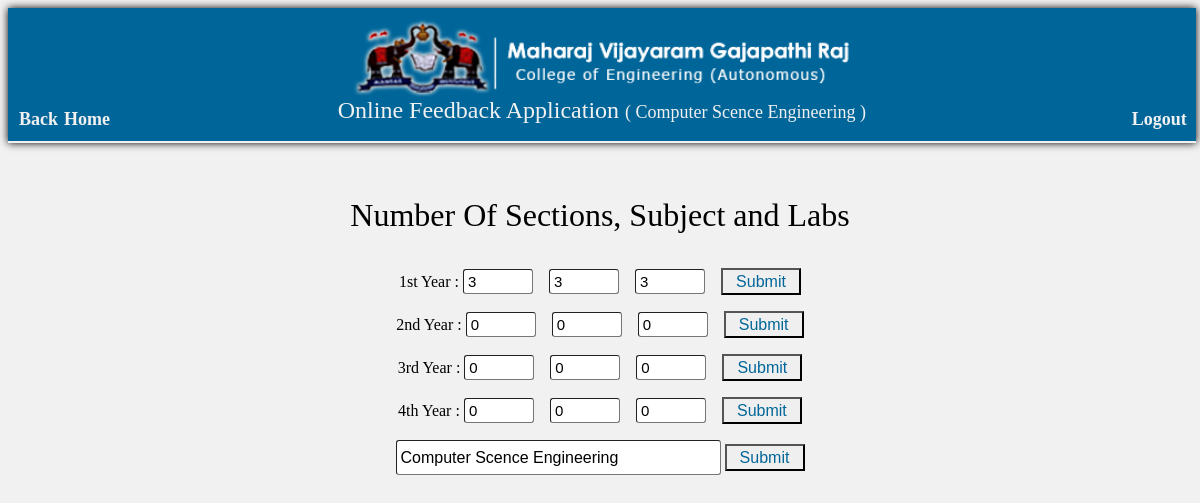
Page /decide_section.php (signed in) on the committed database.
### tables this page shows
CREATE TABLE IF NOT EXISTS `year_structure` (
  `year_no` int(11) DEFAULT NULL,
  `regulation` varchar(5) DEFAULT NULL,
  `semester` int(11) DEFAULT NULL,
  `no_of_sec` int(11) DEFAULT NULL,
  `no_of_sub` int(11) DEFAULT NULL,
  `no_of_labs` int(11) DEFAULT NULL
);

### decide_section.php (the view, shortened to what this page needs)
<html>
<head>
  <header>
  <center>
	 <img src='logo.jpg' width='500' height='80' style='border-radius:2px;'/> <br>
	 <font color='#f1f1f1'  size='5' style='cursor:default;' >Online Feedback Application </font>
	  <?php
		 $dep=$_SESSION['dep'];
	  echo "<font color='#f1f1f1'  size='4' style='cursor:default;' > ( $dep )</font><br>";
	  ?>
	  </center>
	  <a href='structure_year.php' style="position:relative; top:-15px; left:2px; color:#f1f1f1;"><font size="4"><b>Back</b></font></a>
	  <a href='home.php' style="position:relative; top:-15px; left:4px;  color:#f1f1f1;"><font size="4"><b>Home</b></font></a>
      <a href='logout.php' style="position:relative; top:-15px; float:right; color:#f1f1f1;"><font size="4"><b>Logout</b></font></a>
	</header>
</head>
<body>
	  <br><br><br>
	  <center>
	  <font size="6" style='cursor:default;'>Number Of Sections, Subject and Labs</font><br><br>
		 <?php
          $link = mysqli_connect('localhost', 'root', '', 'feedback');
		    $i=1;
			while($i<=$_SESSION['struct_year'])
			{
			  if($i==1)
				  $replace='1st';
			  else if($i==2)
				  $replace='2nd';
			  else if($i==3)
				  $replace='3rd';
			  else if($i==4)
				  $replace='4th';
			  $subreplace=$i;
			  $replace_sec=$replace.'_section';
			  $replace_subject=$replace.'_subject';
			  $replace_lab=$replace.'_lab';
			  $result=mysqli_query($link,"select no_of_sec,no_of_sub,no_of_labs from year_structure where year_no=$i;");
			  $final=mysqli_fetch_array($result);
			     echo "<form name='send' method='post' action='update_structure.php'>";
			     echo "<p style='cursor:default;' >$replace Year : <input type='text' name=$replace_sec style='width:70px; height:25px;' placeholder='Sections' value=$final[0] required/>    <input type='text' name=$replace_subject style='width:70px; height:25px;' placeholder='Subjects' value=$final[1] required/>    <input type='text' name=$replace_lab style='width:70px; height:25px;' placeholder='Labs' value=$final[2] required/>    <input type='submit' name=$subreplace value='Submit' style='cursor:pointer; color:#006699; '/></p>";
			     echo "</form>";
			  $i=$i+1;
			}
			$query="select dept from login_details;";
			$result=mysqli_query($link,$query);
			$deeep=mysqli_fetch_row($result);
			echo "<form name='dept_sub' method='POST' action='changedept.php' ><input type='text' name='department' value=\"".$deeep[0]."\" placeholder='Department Name'
			style='width:325px; height:35px; border-width: 1px;
                    padding: 4px;
                    font-size: 16px;
                    border-radius: 3px;'/> <input type='submit' name='dep_sub' value='Submit' style='cursor:pointer; color:#006699; ' /></form>";
		 ?>
		</center>
</body>
</html>

### mystyle.css (style rules this page uses)
body { background-color:#f1f1f1; min-width:750px; min-height:400px; overflow-y:auto; }
header { background-color:#006699; padding:9px; width:98.8%; height:115px; top:0px; position:relative; box-shadow:0px 0px 8px black; border-bottom: 2px solid #f1f1f1; left:0px; }
input[type='text'],input[type='password'] { border-width: 1px; padding: 4px; font-size: 15px; border-radius: 3px; width: 170px; height: 30px; }
input[type='submit'],input[type='reset'] { border-width: 2px; width:80px; height:27px; font-size: 16px; color: #0000A0; cursor:default; }
a { text-decoration:none; color: #0000A0; }
p { white-space: pre; }

### rows in the picture
year_structure: no_of_sec "3", no_of_sub "3", no_of_labs "3"
year_structure: no_of_sec "0", no_of_sub "0", no_of_labs "0"
year_structure: no_of_sec "0", no_of_sub "0", no_of_labs "0"
year_structure: no_of_sec "0", no_of_sub "0", no_of_labs "0"

### other values in the picture
$dep "Computer Scence Engineering"
$replace "1st"
$replace "2nd"
$replace "3rd"
$replace "4th"
